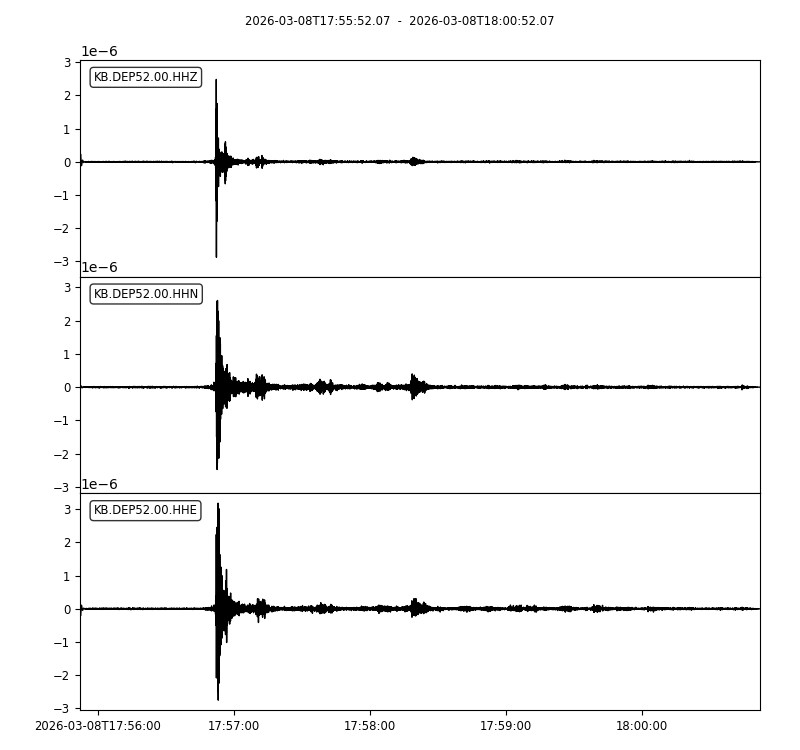

The Python source for this figure:
from obspy import read
st = read("path_to/4_sonic_koblenz_waveforms_response_removed.mseed")
st_filt = st.copy().filter("bandpass",corners=4,freqmin=1,freqmax=10,zerophase=False)
st_filt.select(station="DEP52").plot(outfile='path_to/check.png')
